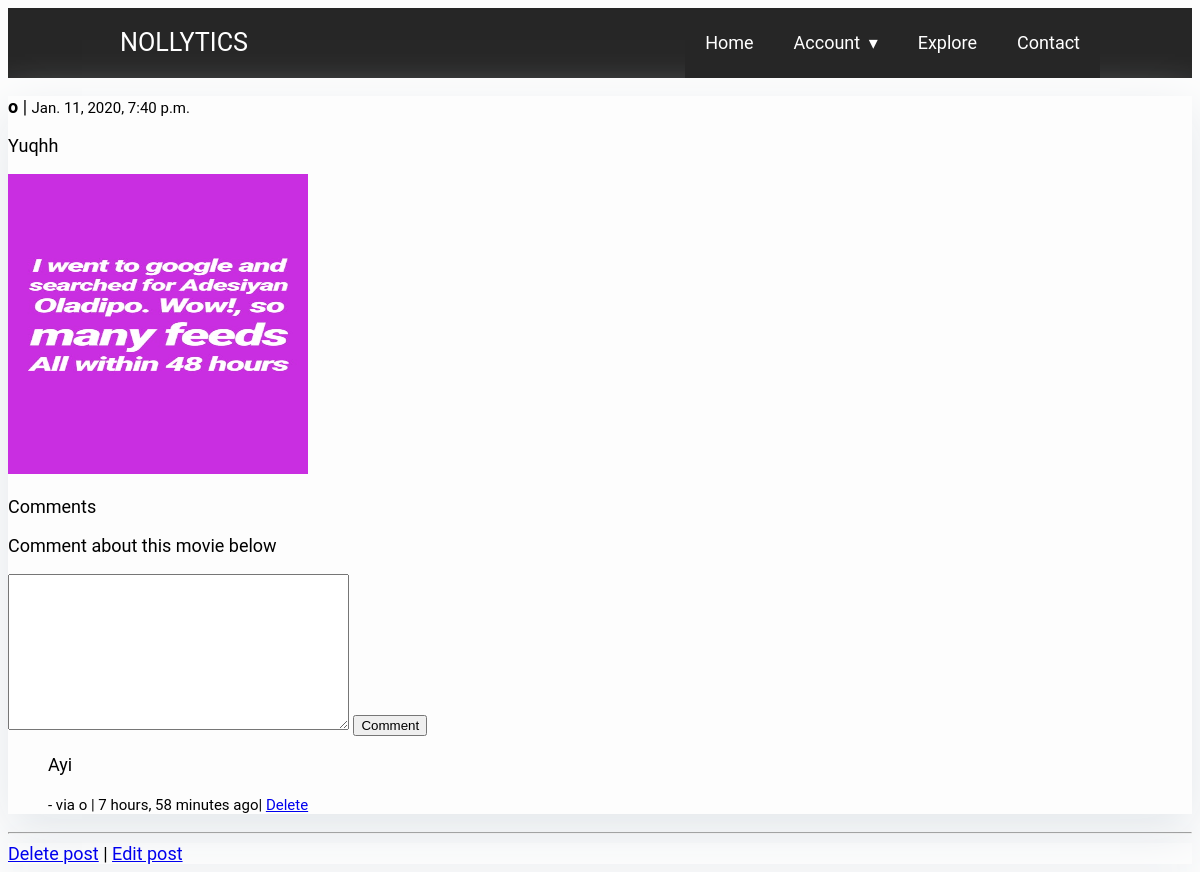
The page /journal/Yuahh/ (signed in) on the database its author committed.
### core/models.py (models this page shows, shortened)
class Journal(models.Model):
    user = models.ForeignKey(User, default=1, null=True, on_delete=models.SET_NULL)
    Your_Post_title = models.CharField(max_length=2000)
    slug = models.SlugField(unique=True)
    content = models.TextField()
    image = models.ImageField(upload_to='blogpost_files/', blank=True, null=True)
    Your_Appreciation_or_Critics_about_this_movie= models.TextField(max_length=200000, null="True")
    timestamp = models.DateTimeField(auto_now_add=True)
    @property
    def comments(self):
        instance = self
        qs = Comment.objects.filter_by_instance(instance)
        return qs
    @property
    def get_content_type(self):
        instance = self
        content_type = ContentType.objects.get_for_model(instance.__class__)
        return content_type

class Comment(models.Model):
    user = models.ForeignKey(User, default=1, null=True, on_delete=models.SET_NULL)
    content_type = models.ForeignKey(ContentType, on_delete=models.CASCADE)
    object_id = models.PositiveIntegerField()
    content_object = GenericForeignKey('content_type', 'object_id')
    parent = models.ForeignKey("self",on_delete=models.CASCADE, null=True, blank=True)
    content = models.CharField(max_length=300)
    timestamp = models.DateTimeField(auto_now_add=True)
    objects = CommentManager()
    class Meta:
        ordering = ['-timestamp']
    def children(self):
        return Comment.objects.filter(parent=self)

### core/views.py (the view, shortened to what this page needs)
# urls.py: path('journal/<str:slug>/', views.journal_detail_view, name='journal-detail'),
@login_required
def journal_detail_view(request, slug):
    template_name = 'journal_detail.html'
    instance = get_object_or_404(Journal, slug=slug)
    initial_data = {
        'content_type':instance.get_content_type,
        'object_id': instance.id
    }
    form = CommentForm(request.POST or None, initial=initial_data)
    comments = instance.comments#Comment.objects.filter_by_instance(instance)
    context ={ 'journal' : instance, 'comments': comments, 'comment_form':form}
    return render(request, template_name, context)

### core/forms.py
class CommentForm(forms.Form):
    content_type = forms.CharField(widget=forms.HiddenInput)
    object_id = forms.IntegerField(widget=forms.HiddenInput)
    content = forms.CharField(label='',widget=forms.Textarea)

### core/models.py (called while the page is built)
    def filter_by_instance(self, instance):
        content_type = ContentType.objects.get_for_model(instance.__class__)
        obj_id = instance.id
        qs = super(CommentManager, self).filter(content_type=content_type, object_id=obj_id).filter(parent=None)
        return qs

### accounts/templates/journal_detail.html (shortened to what this page needs)
{% extends 'base.html' %}
{% block body %}
<div class='container'>
<div class="card">
        <div class="card-body">
          <div class="jumbotron">
              <p><b>{{journal.user}}</b> | <small>{{journal.timestamp}}</small>
              <p>{{ journal.content|linebreaks }}</p>
              {% if journal.image %}
                  <img src='{{ journal.image.url }}' height='300px' width='300px' />
              {% endif %}
        </div>
</div>
<div>
  <p class='lead'>Comments</p>
    <p class='lead'>Comment about this movie below</p>
  <form method="POST">{% csrf_token %}
            {{ comment_form }}
       <button type='submit' class="btn btn-primary">Comment</button>
  {% for comment in comments %}
    <blockquote>
      <p>{{ comment.content }}</p>
      <footer><small>- via {{ comment.user }} | {{ comment.timestamp|timesince }} ago| <a href='/journal/{{ comment.id }}/comment-delete'>Delete</a></small></footer>
</blockquote>
</div>
</div>
    <hr/>
  {% endfor %}
</div>
{% if request.user.is_authenticated %}
    {% if request.user.is_active %}
    <div class="card">
            <div class="card-body">
                <a href='delete'>Delete post</a> | <a href='edit'>Edit post</a>
            </div>
    </div>
    {% endif %}
{% endif %}
{% endblock %}

### accounts/templates/base.html (shortened to what this page needs)
<!DOCTYPE html>
<html lang="en">
<head>
<link rel="stylesheet" href="https://cdnjs.cloudflare.com/ajax/libs/normalize/5.0.0/normalize.min.css">
</head>
<body translate="no">
<section class="navigation">
<div class="nav-container">
<div class="brand">
<a href="#!">Nollytics</a>
</div>
<nav>
<ul class="nav-list">
<li>
<a href="http://127.0.0.1:8000/">Home</a>
</li>
<li>
<a href="#!">Account</a>
</li>
<li>
<a href="http://127.0.0.1:8000/journal">Explore</a>
</li>
<li>
<a href="http://127.0.0.1:8000/contact">Contact</a>
</li>
</ul>
</nav>
</div>
</section>
    {% block body %}
{% endblock %}
</body>
</html>

### accounts/templates/base.html (style rules this page uses)
.navigation { height: 70px; background: #262626; }
body { font-family: "Roboto", sans-serif; font-size: 18px; background-color: #fdfdfd; }
.card { box-shadow: 0 16px 48px #E3E7EB; }
.brand { position: absolute; padding-left: 20px; float: left; line-height: 70px; text-transform: uppercase; font-size: 1.4em; }
.brand a, .brand a:visited { color: #ffffff; text-decoration: none; }
.nav-container { max-width: 1000px; margin: 0 auto; }
nav { float: right; }
nav ul { list-style: none; margin: 0; padding: 0; }
nav ul li { float: left; position: relative; }
nav ul li a, nav ul li a:visited { display: block; padding: 0 20px; line-height: 70px; background: #262626; color: #ffffff; text-decoration: none; }
nav ul li a:not(:only-child):after, nav ul li a:visited:not(:only-child):after { padding-left: 4px; content: ' ▾'; }
@media screen and (min-width: 799px) { .nav-list { display: block !important; } }

### rows shown on the page
Journal: user "o", timestamp "Jan. 11, 2020, 7:40 p.m.", content "Yuqhh", image (picture)
Comment: content "Ayi", user "o", timestamp "7 hours, 58 minutes"
